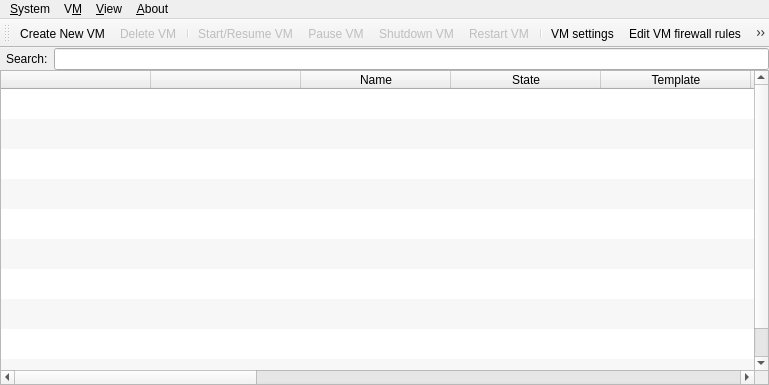
<?xml version="1.0" encoding="UTF-8"?>
<ui version="4.0">
 <class>VmManagerWindow</class>
 <widget class="QMainWindow" name="VmManagerWindow">
  <property name="geometry">
   <rect>
    <x>0</x>
    <y>0</y>
    <width>769</width>
    <height>385</height>
   </rect>
  </property>
  <property name="sizePolicy">
   <sizepolicy hsizetype="Fixed" vsizetype="Maximum">
    <horstretch>0</horstretch>
    <verstretch>0</verstretch>
   </sizepolicy>
  </property>
  <property name="contextMenuPolicy">
   <enum>Qt::DefaultContextMenu</enum>
  </property>
  <property name="windowTitle">
   <string>Qubes VM Manager</string>
  </property>
  <property name="windowIcon">
   <iconset theme="qubes-manager">
    <normaloff/>
   </iconset>
  </property>
  <property name="locale">
   <locale language="English" country="UnitedStates"/>
  </property>
  <widget class="QWidget" name="centralwidget">
   <property name="enabled">
    <bool>true</bool>
   </property>
   <property name="sizePolicy">
    <sizepolicy hsizetype="Fixed" vsizetype="Expanding">
     <horstretch>0</horstretch>
     <verstretch>0</verstretch>
    </sizepolicy>
   </property>
   <property name="acceptDrops">
    <bool>false</bool>
   </property>
   <property name="autoFillBackground">
    <bool>true</bool>
   </property>
   <property name="locale">
    <locale language="English" country="UnitedStates"/>
   </property>
   <layout class="QGridLayout" name="gridLayout">
    <property name="sizeConstraint">
     <enum>QLayout::SetDefaultConstraint</enum>
    </property>
    <property name="margin">
     <number>0</number>
    </property>
    <property name="spacing">
     <number>0</number>
    </property>
    <item row="0" column="0">
     <layout class="QHBoxLayout" name="horizontalLayout">
      <property name="spacing">
       <number>6</number>
      </property>
      <property name="leftMargin">
       <number>6</number>
      </property>
      <item>
       <widget class="QLabel" name="label">
        <property name="text">
         <string>Search:</string>
        </property>
       </widget>
      </item>
      <item>
       <widget class="QLineEdit" name="searchbox"/>
      </item>
     </layout>
    </item>
    <item row="1" column="0">
     <widget class="QTableWidget" name="table">
      <property name="minimumSize">
       <size>
        <width>0</width>
        <height>0</height>
       </size>
      </property>
      <property name="maximumSize">
       <size>
        <width>16777215</width>
        <height>16777215</height>
       </size>
      </property>
      <property name="sizeIncrement">
       <size>
        <width>200</width>
        <height>30</height>
       </size>
      </property>
      <property name="contextMenuPolicy">
       <enum>Qt::CustomContextMenu</enum>
      </property>
      <property name="acceptDrops">
       <bool>false</bool>
      </property>
      <property name="lineWidth">
       <number>0</number>
      </property>
      <property name="verticalScrollBarPolicy">
       <enum>Qt::ScrollBarAsNeeded</enum>
      </property>
      <property name="horizontalScrollBarPolicy">
       <enum>Qt::ScrollBarAsNeeded</enum>
      </property>
      <property name="alternatingRowColors">
       <bool>true</bool>
      </property>
      <property name="selectionMode">
       <enum>QAbstractItemView::SingleSelection</enum>
      </property>
      <property name="selectionBehavior">
       <enum>QAbstractItemView::SelectRows</enum>
      </property>
      <property name="showGrid">
       <bool>false</bool>
      </property>
      <property name="gridStyle">
       <enum>Qt::NoPen</enum>
      </property>
      <property name="sortingEnabled">
       <bool>true</bool>
      </property>
      <property name="cornerButtonEnabled">
       <bool>false</bool>
      </property>
      <property name="rowCount">
       <number>10</number>
      </property>
      <property name="columnCount">
       <number>15</number>
      </property>
      <attribute name="horizontalHeaderCascadingSectionResizes">
       <bool>false</bool>
      </attribute>
      <attribute name="horizontalHeaderDefaultSectionSize">
       <number>150</number>
      </attribute>
      <attribute name="horizontalHeaderMinimumSectionSize">
       <number>150</number>
      </attribute>
      <attribute name="verticalHeaderVisible">
       <bool>false</bool>
      </attribute>
      <attribute name="verticalHeaderCascadingSectionResizes">
       <bool>false</bool>
      </attribute>
      <row>
       <property name="text">
        <string>Nowy wiersz</string>
       </property>
      </row>
      <row/>
      <row/>
      <row/>
      <row/>
      <row/>
      <row/>
      <row/>
      <row/>
      <row/>
      <column>
       <property name="text">
        <string/>
       </property>
      </column>
      <column>
       <property name="text">
        <string/>
       </property>
      </column>
      <column>
       <property name="text">
        <string>Name</string>
       </property>
       <property name="toolTip">
        <string>VM name</string>
       </property>
      </column>
      <column>
       <property name="text">
        <string>State</string>
       </property>
       <property name="toolTip">
        <string>Update info</string>
       </property>
      </column>
      <column>
       <property name="text">
        <string>Template</string>
       </property>
       <property name="toolTip">
        <string>VM's template</string>
       </property>
      </column>
      <column>
       <property name="text">
        <string>NetVM</string>
       </property>
       <property name="toolTip">
        <string>VM's netVM</string>
       </property>
      </column>
      <column>
       <property name="text">
        <string>CPU</string>
       </property>
      </column>
      <column>
       <property name="text">
        <string>CPU Graph</string>
       </property>
       <property name="toolTip">
        <string>CPU usage graph</string>
       </property>
      </column>
      <column>
       <property name="text">
        <string>MEM</string>
       </property>
      </column>
      <column>
       <property name="text">
        <string>MEM Graph</string>
       </property>
       <property name="toolTip">
        <string>Memory usage graph</string>
       </property>
      </column>
      <column>
       <property name="text">
        <string>Size</string>
       </property>
      </column>
      <column>
       <property name="text">
        <string>Internal</string>
       </property>
      </column>
      <column>
       <property name="text">
        <string>IP</string>
       </property>
      </column>
      <column>
       <property name="text">
        <string>Backups</string>
       </property>
      </column>
      <column>
       <property name="text">
        <string>Last backup</string>
       </property>
      </column>
     </widget>
    </item>
   </layout>
  </widget>
  <widget class="QMenuBar" name="menubar">
   <property name="geometry">
    <rect>
     <x>0</x>
     <y>0</y>
     <width>769</width>
     <height>23</height>
    </rect>
   </property>
   <property name="contextMenuPolicy">
    <enum>Qt::CustomContextMenu</enum>
   </property>
   <widget class="QMenu" name="menu_system">
    <property name="title">
     <string>&amp;System</string>
    </property>
    <addaction name="action_global_settings"/>
    <addaction name="action_backup"/>
    <addaction name="action_restore"/>
   </widget>
   <widget class="QMenu" name="menu_view">
    <property name="title">
     <string>&amp;View</string>
    </property>
    <addaction name="action_vm_type"/>
    <addaction name="action_label"/>
    <addaction name="action_name"/>
    <addaction name="action_state"/>
    <addaction name="action_template"/>
    <addaction name="action_netvm"/>
    <addaction name="action_cpu"/>
    <addaction name="action_cpu_graph"/>
    <addaction name="action_mem"/>
    <addaction name="action_mem_graph"/>
    <addaction name="action_size_on_disk"/>
    <addaction name="action_internal"/>
    <addaction name="action_ip"/>
    <addaction name="action_backups"/>
    <addaction name="action_last_backup"/>
    <addaction name="separator"/>
    <addaction name="action_toolbar"/>
    <addaction name="action_menubar"/>
    <addaction name="separator"/>
    <addaction name="action_showallvms"/>
    <addaction name="action_showinternalvms"/>
   </widget>
   <widget class="QMenu" name="menu_vm">
    <property name="title">
     <string>V&amp;M</string>
    </property>
    <widget class="QMenu" name="logs_menu">
     <property name="title">
      <string>&amp;Logs</string>
     </property>
     <property name="icon">
      <iconset resource="resources.qrc">
       <normaloff>:/log.png</normaloff>:/log.png</iconset>
     </property>
    </widget>
    <widget class="QMenu" name="blk_menu">
     <property name="title">
      <string>Attach/detach &amp;block devices</string>
     </property>
     <property name="icon">
      <iconset resource="resources.qrc">
       <normaloff>:/mount.png</normaloff>:/mount.png</iconset>
     </property>
    </widget>
    <addaction name="action_createvm"/>
    <addaction name="action_removevm"/>
    <addaction name="action_clonevm"/>
    <addaction name="separator"/>
    <addaction name="action_resumevm"/>
    <addaction name="action_pausevm"/>
    <addaction name="action_shutdownvm"/>
    <addaction name="action_restartvm"/>
    <addaction name="action_killvm"/>
    <addaction name="separator"/>
    <addaction name="action_settings"/>
    <addaction name="action_editfwrules"/>
    <addaction name="action_appmenus"/>
    <addaction name="action_updatevm"/>
    <addaction name="action_run_command_in_vm"/>
    <addaction name="action_set_keyboard_layout"/>
    <addaction name="action_toggle_audio_input"/>
    <addaction name="separator"/>
    <addaction name="logs_menu"/>
    <addaction name="blk_menu"/>
   </widget>
   <widget class="QMenu" name="menu_about">
    <property name="title">
     <string>&amp;About</string>
    </property>
    <addaction name="action_about_qubes"/>
   </widget>
   <addaction name="menu_system"/>
   <addaction name="menu_vm"/>
   <addaction name="menu_view"/>
   <addaction name="menu_about"/>
  </widget>
  <widget class="QToolBar" name="toolBar">
   <property name="contextMenuPolicy">
    <enum>Qt::CustomContextMenu</enum>
   </property>
   <property name="windowTitle">
    <string>toolBar</string>
   </property>
   <property name="allowedAreas">
    <set>Qt::BottomToolBarArea|Qt::TopToolBarArea</set>
   </property>
   <property name="floatable">
    <bool>false</bool>
   </property>
   <attribute name="toolBarArea">
    <enum>TopToolBarArea</enum>
   </attribute>
   <attribute name="toolBarBreak">
    <bool>false</bool>
   </attribute>
   <addaction name="action_createvm"/>
   <addaction name="action_removevm"/>
   <addaction name="separator"/>
   <addaction name="action_resumevm"/>
   <addaction name="action_pausevm"/>
   <addaction name="action_shutdownvm"/>
   <addaction name="action_restartvm"/>
   <addaction name="separator"/>
   <addaction name="action_settings"/>
   <addaction name="action_editfwrules"/>
   <addaction name="action_appmenus"/>
   <addaction name="action_updatevm"/>
   <addaction name="action_set_keyboard_layout"/>
   <addaction name="action_toggle_audio_input"/>
   <addaction name="separator"/>
   <addaction name="action_global_settings"/>
   <addaction name="action_backup"/>
   <addaction name="action_restore"/>
   <addaction name="separator"/>
   <addaction name="action_showallvms"/>
  </widget>
  <action name="action_createvm">
   <property name="icon">
    <iconset resource="resources.qrc">
     <normaloff>:/createvm.png</normaloff>:/createvm.png</iconset>
   </property>
   <property name="text">
    <string>Create &amp;New VM</string>
   </property>
   <property name="toolTip">
    <string>Create a new VM</string>
   </property>
   <property name="shortcut">
    <string>Ctrl+N</string>
   </property>
  </action>
  <action name="action_removevm">
   <property name="enabled">
    <bool>false</bool>
   </property>
   <property name="icon">
    <iconset resource="resources.qrc">
     <normaloff>:/removevm.png</normaloff>:/removevm.png</iconset>
   </property>
   <property name="text">
    <string>&amp;Delete VM</string>
   </property>
   <property name="toolTip">
    <string>Remove an existing VM (must be stopped first)</string>
   </property>
   <property name="shortcut">
    <string>Ctrl+Backspace</string>
   </property>
  </action>
  <action name="action_resumevm">
   <property name="enabled">
    <bool>false</bool>
   </property>
   <property name="icon">
    <iconset resource="resources.qrc">
     <normaloff>:/resumevm.png</normaloff>:/resumevm.png</iconset>
   </property>
   <property name="text">
    <string>Start/Resume V&amp;M</string>
   </property>
   <property name="toolTip">
    <string>Start/Resume selected VM</string>
   </property>
   <property name="shortcut">
    <string>Ctrl+Space</string>
   </property>
  </action>
  <action name="action_pausevm">
   <property name="enabled">
    <bool>false</bool>
   </property>
   <property name="icon">
    <iconset resource="resources.qrc">
     <normaloff>:/pausevm.png</normaloff>:/pausevm.png</iconset>
   </property>
   <property name="text">
    <string>&amp;Pause VM</string>
   </property>
   <property name="toolTip">
    <string>Pause selected VM</string>
   </property>
   <property name="shortcut">
    <string>Ctrl+P</string>
   </property>
  </action>
  <action name="action_shutdownvm">
   <property name="enabled">
    <bool>false</bool>
   </property>
   <property name="icon">
    <iconset resource="resources.qrc">
     <normaloff>:/shutdownvm.png</normaloff>:/shutdownvm.png</iconset>
   </property>
   <property name="text">
    <string>&amp;Shutdown VM</string>
   </property>
   <property name="toolTip">
    <string>Shutdown selected VM</string>
   </property>
   <property name="shortcut">
    <string>Ctrl+Space</string>
   </property>
  </action>
  <action name="action_restartvm">
   <property name="enabled">
    <bool>false</bool>
   </property>
   <property name="icon">
    <iconset resource="resources.qrc">
     <normaloff>:/restartvm.png</normaloff>:/restartvm.png</iconset>
   </property>
   <property name="text">
    <string>Restar&amp;t VM</string>
   </property>
   <property name="toolTip">
    <string>Restart selected VM</string>
   </property>
  </action>
  <action name="action_appmenus">
   <property name="enabled">
    <bool>false</bool>
   </property>
   <property name="icon">
    <iconset resource="resources.qrc">
     <normaloff>:/apps.png</normaloff>:/apps.png</iconset>
   </property>
   <property name="text">
    <string>Add/remove app s&amp;hortcuts</string>
   </property>
   <property name="toolTip">
    <string>Add/remove app shortcuts for this VM</string>
   </property>
  </action>
  <action name="action_updatevm">
   <property name="enabled">
    <bool>false</bool>
   </property>
   <property name="icon">
    <iconset resource="resources.qrc">
     <normaloff>:/updateable.png</normaloff>:/updateable.png</iconset>
   </property>
   <property name="text">
    <string>&amp;Update VM</string>
   </property>
   <property name="toolTip">
    <string>Update VM system</string>
   </property>
   <property name="shortcut">
    <string>Ctrl+U</string>
   </property>
  </action>
  <action name="action_toggle_audio_input">
   <property name="enabled">
    <bool>false</bool>
   </property>
   <property name="icon">
    <iconset resource="resources.qrc">
     <normaloff>:/mic.png</normaloff>:/mic.png</iconset>
   </property>
   <property name="text">
    <string>Attach/detach &amp;audio-input to the VM</string>
   </property>
   <property name="toolTip">
    <string>Attach/detach audio-input to the VM</string>
   </property>
  </action>
  <action name="action_showallvms">
   <property name="checkable">
    <bool>true</bool>
   </property>
   <property name="checked">
    <bool>false</bool>
   </property>
   <property name="icon">
    <iconset resource="resources.qrc">
     <normaloff>:/show-all-running.png</normaloff>
     <selectedoff>:/showallvms.png</selectedoff>:/show-all-running.png</iconset>
   </property>
   <property name="text">
    <string>Show/Hide inactive VMs</string>
   </property>
   <property name="toolTip">
    <string>Show/Hide inactive VMs</string>
   </property>
   <property name="shortcut">
    <string>Ctrl+H</string>
   </property>
  </action>
  <action name="action_editfwrules">
   <property name="icon">
    <iconset resource="resources.qrc">
     <normaloff>:/firewall.png</normaloff>:/firewall.png</iconset>
   </property>
   <property name="text">
    <string>Edit VM &amp;firewall rules</string>
   </property>
   <property name="toolTip">
    <string>Edit VM firewall rules</string>
   </property>
  </action>
  <action name="action_showgraphs">
   <property name="checkable">
    <bool>true</bool>
   </property>
   <property name="icon">
    <iconset resource="resources.qrc">
     <normaloff>:/showcpuload.png</normaloff>:/showcpuload.png</iconset>
   </property>
   <property name="text">
    <string>Show graphs</string>
   </property>
   <property name="toolTip">
    <string>Show Graphs</string>
   </property>
  </action>
  <action name="action_options">
   <property name="text">
    <string>Options</string>
   </property>
  </action>
  <action name="action_view">
   <property name="text">
    <string>View</string>
   </property>
  </action>
  <action name="action_cpu">
   <property name="checkable">
    <bool>true</bool>
   </property>
   <property name="checked">
    <bool>true</bool>
   </property>
   <property name="text">
    <string>&amp;CPU</string>
   </property>
  </action>
  <action name="action_cpu_graph">
   <property name="checkable">
    <bool>true</bool>
   </property>
   <property name="checked">
    <bool>true</bool>
   </property>
   <property name="text">
    <string>CPU &amp;Graph</string>
   </property>
  </action>
  <action name="action_mem">
   <property name="checkable">
    <bool>true</bool>
   </property>
   <property name="checked">
    <bool>true</bool>
   </property>
   <property name="text">
    <string>&amp;MEM</string>
   </property>
  </action>
  <action name="action_mem_graph">
   <property name="checkable">
    <bool>true</bool>
   </property>
   <property name="checked">
    <bool>true</bool>
   </property>
   <property name="text">
    <string>M&amp;EM Graph</string>
   </property>
  </action>
  <action name="action_template">
   <property name="checkable">
    <bool>true</bool>
   </property>
   <property name="checked">
    <bool>true</bool>
   </property>
   <property name="text">
    <string>&amp;Template</string>
   </property>
  </action>
  <action name="action_netvm">
   <property name="checkable">
    <bool>true</bool>
   </property>
   <property name="checked">
    <bool>true</bool>
   </property>
   <property name="text">
    <string>&amp;NetVM</string>
   </property>
  </action>
  <action name="action_settings">
   <property name="icon">
    <iconset resource="resources.qrc">
     <normaloff>:/settings.png</normaloff>:/settings.png</iconset>
   </property>
   <property name="text">
    <string>VM s&amp;ettings</string>
   </property>
   <property name="toolTip">
    <string>VM Settings</string>
   </property>
   <property name="shortcut">
    <string>Ctrl+E</string>
   </property>
  </action>
  <action name="action_restore">
   <property name="icon">
    <iconset resource="resources.qrc">
     <normaloff>:/restore.png</normaloff>:/restore.png</iconset>
   </property>
   <property name="text">
    <string>&amp;Restore VMs from backup</string>
   </property>
  </action>
  <action name="action_backup">
   <property name="icon">
    <iconset resource="resources.qrc">
     <normaloff>:/backup.png</normaloff>:/backup.png</iconset>
   </property>
   <property name="text">
    <string>&amp;Backup VMs</string>
   </property>
  </action>
  <action name="action_global_settings">
   <property name="icon">
    <iconset resource="resources.qrc">
     <normaloff>:/global-settings.png</normaloff>:/global-settings.png</iconset>
   </property>
   <property name="text">
    <string>&amp;Global settings</string>
   </property>
  </action>
  <action name="action_state">
   <property name="checkable">
    <bool>true</bool>
   </property>
   <property name="checked">
    <bool>true</bool>
   </property>
   <property name="text">
    <string>&amp;State</string>
   </property>
  </action>
  <action name="action_killvm">
   <property name="icon">
    <iconset resource="resources.qrc">
     <normaloff>:/killvm.png</normaloff>:/killvm.png</iconset>
   </property>
   <property name="text">
    <string>&amp;Kill VM</string>
   </property>
   <property name="toolTip">
    <string>Kill selected VM</string>
   </property>
   <property name="shortcut">
    <string>Ctrl+K</string>
   </property>
  </action>
  <action name="action_set_keyboard_layout">
   <property name="icon">
    <iconset resource="resources.qrc">
     <normaloff>:/kbd-layout.png</normaloff>:/kbd-layout.png</iconset>
   </property>
   <property name="text">
    <string>Set keyboard la&amp;yout</string>
   </property>
   <property name="toolTip">
    <string>Set keyboard layout per VM</string>
   </property>
  </action>
  <action name="action_vm_type">
   <property name="checkable">
    <bool>true</bool>
   </property>
   <property name="checked">
    <bool>true</bool>
   </property>
   <property name="text">
    <string>T&amp;ype</string>
   </property>
   <property name="toolTip">
    <string>VM Type</string>
   </property>
  </action>
  <action name="action_label">
   <property name="checkable">
    <bool>true</bool>
   </property>
   <property name="checked">
    <bool>true</bool>
   </property>
   <property name="text">
    <string>&amp;Label</string>
   </property>
  </action>
  <action name="action_name">
   <property name="checkable">
    <bool>true</bool>
   </property>
   <property name="checked">
    <bool>true</bool>
   </property>
   <property name="text">
    <string>N&amp;ame</string>
   </property>
  </action>
  <action name="action_toolbar">
   <property name="checkable">
    <bool>true</bool>
   </property>
   <property name="checked">
    <bool>true</bool>
   </property>
   <property name="text">
    <string>Show tool bar</string>
   </property>
  </action>
  <action name="action_menubar">
   <property name="checkable">
    <bool>true</bool>
   </property>
   <property name="checked">
    <bool>true</bool>
   </property>
   <property name="text">
    <string>Show menu bar</string>
   </property>
  </action>
  <action name="action_about_qubes">
   <property name="icon">
    <iconset theme="qubes-manager">
     <normaloff/>
    </iconset>
   </property>
   <property name="text">
    <string>&amp;Qubes OS</string>
   </property>
  </action>
  <action name="action_size_on_disk">
   <property name="checkable">
    <bool>true</bool>
   </property>
   <property name="checked">
    <bool>true</bool>
   </property>
   <property name="text">
    <string>Si&amp;ze</string>
   </property>
   <property name="toolTip">
    <string>Size on Disk</string>
   </property>
  </action>
  <action name="action_run_command_in_vm">
   <property name="icon">
    <iconset resource="resources.qrc">
     <normaloff>:/run-command.png</normaloff>:/run-command.png</iconset>
   </property>
   <property name="text">
    <string>&amp;Run command in VM</string>
   </property>
   <property name="toolTip">
    <string>Run command in the specified VM</string>
   </property>
   <property name="shortcut">
    <string>Ctrl+R</string>
   </property>
  </action>
  <action name="action_clonevm">
   <property name="enabled">
    <bool>false</bool>
   </property>
   <property name="icon">
    <iconset resource="resources.qrc">
     <normaloff>:/templatevm.png</normaloff>:/templatevm.png</iconset>
   </property>
   <property name="text">
    <string>&amp;Clone VM</string>
   </property>
   <property name="shortcut">
    <string>Ctrl+C</string>
   </property>
  </action>
  <action name="action_internal">
   <property name="checkable">
    <bool>true</bool>
   </property>
   <property name="checked">
    <bool>true</bool>
   </property>
   <property name="text">
    <string>Inte&amp;rnal</string>
   </property>
   <property name="toolTip">
    <string>Is an internal VM</string>
   </property>
  </action>
  <action name="action_showinternalvms">
   <property name="checkable">
    <bool>true</bool>
   </property>
   <property name="checked">
    <bool>false</bool>
   </property>
   <property name="icon">
    <iconset resource="resources.qrc">
     <normaloff>:/show-all-running.png</normaloff>:/show-all-running.png</iconset>
   </property>
   <property name="text">
    <string>Show/Hide internal VMs</string>
   </property>
   <property name="shortcut">
    <string>Ctrl+Shift+H</string>
   </property>
  </action>
  <action name="action_startvm_tools_install">
   <property name="enabled">
    <bool>false</bool>
   </property>
   <property name="icon">
    <iconset resource="resources.qrc">
     <normaloff>:/resumevm.png</normaloff>:/resumevm.png</iconset>
   </property>
   <property name="text">
    <string>Start VM for Window Tools installation</string>
   </property>
   <property name="toolTip">
    <string>Start VM for Window Tools installation</string>
   </property>
  </action>
  <action name="action_ip">
   <property name="checkable">
    <bool>true</bool>
   </property>
   <property name="checked">
    <bool>true</bool>
   </property>
   <property name="text">
    <string>&amp;IP</string>
   </property>
  </action>
  <action name="action_backups">
   <property name="checkable">
    <bool>true</bool>
   </property>
   <property name="checked">
    <bool>true</bool>
   </property>
   <property name="text">
    <string>Include in &amp;backups</string>
   </property>
  </action>
  <action name="action_last_backup">
   <property name="checkable">
    <bool>true</bool>
   </property>
   <property name="checked">
    <bool>true</bool>
   </property>
   <property name="text">
    <string>Last back&amp;up</string>
   </property>
  </action>
 </widget>
 <resources>
  <include location="resources.qrc"/>
 </resources>
 <connections/>
</ui>
